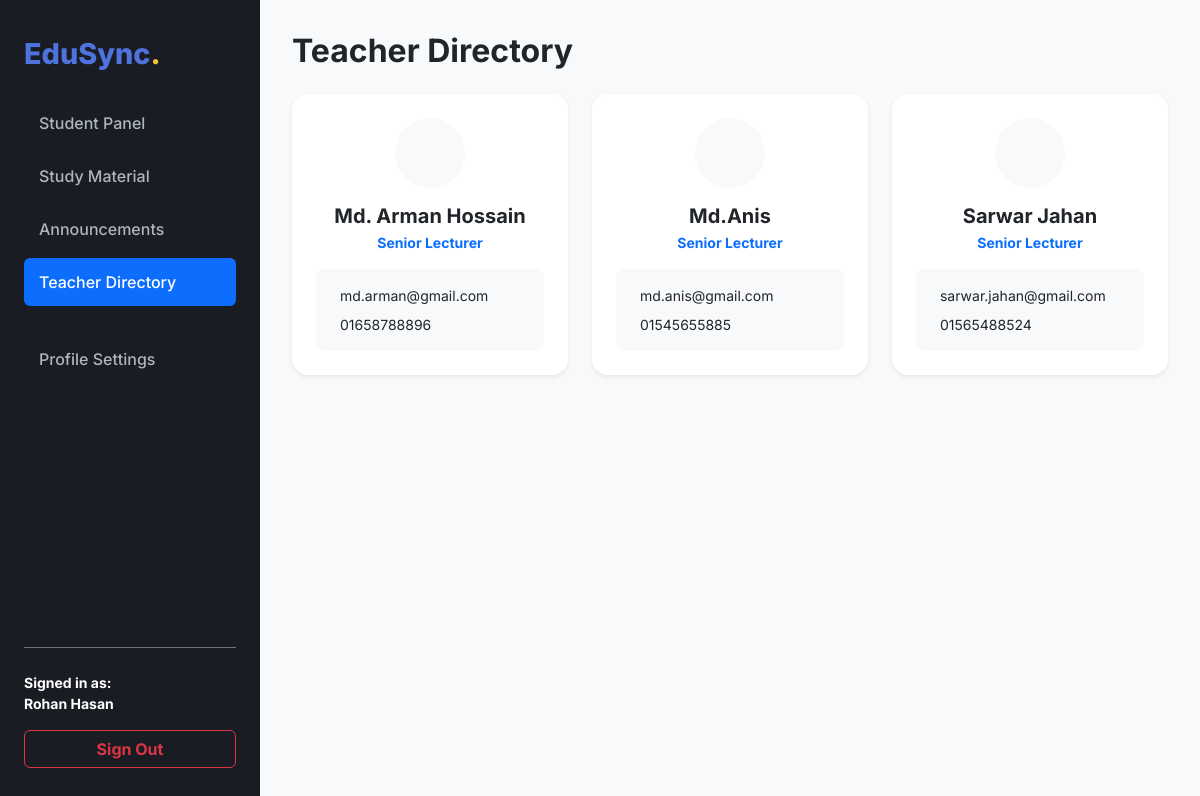
/student/teachers.php (signed in), run on the app's committed database.
### tables this page shows
CREATE TABLE `users` (
  `id` int(11) NOT NULL,
  `student_id` varchar(10) DEFAULT NULL,
  `name` varchar(100) NOT NULL,
  `email` varchar(100) NOT NULL,
  `phone` varchar(20) DEFAULT NULL,
  `password` varchar(255) NOT NULL,
  `role` enum('admin','principal','teacher','student') NOT NULL,
  `designation` varchar(100) DEFAULT NULL,
  `profile_pic` varchar(255) DEFAULT 'default.png',
  `class_name` varchar(50) DEFAULT NULL,
  `section` varchar(50) DEFAULT NULL,
  `created_at` timestamp NOT NULL DEFAULT current_timestamp()
);

### student/teachers.php (the view, shortened to what this page needs)
<?php
require_once '../config/db.php';
$teachers = $conn->query("SELECT name, email, phone, designation FROM users WHERE role = 'teacher' ORDER BY name ASC");
include '../includes/header.php';
?>
<div class="wrapper">
    <?php include '../includes/sidebar.php'; ?>
    <div class="main-content">
        <h2 class="fw-bold text-dark mb-4">Teacher Directory</h2>
        <div class="row g-4">
            <?php while($row = $teachers->fetch_assoc()): ?>
            <div class="col-md-4">
                <div class="card p-4 border-0 shadow-sm rounded-4 text-center">
                    <div class="bg-light rounded-circle mx-auto d-flex align-items-center justify-content-center mb-3" style="width: 70px; height: 70px;">
                    </div>
                    <h5 class="fw-bold mb-1"><?php echo $row['name']; ?></h5>
                    <p class="text-primary small fw-bold mb-3"><?php echo $row['designation'] ? $row['designation'] : 'Teacher'; ?></p>
                    <div class="text-start bg-light p-3 rounded-3 small">
                        <div class="mb-2"><i class="fa-solid fa-envelope text-muted me-2"></i> <?php echo $row['email']; ?></div>
                        <div><i class="fa-solid fa-phone text-muted me-2"></i> <?php echo $row['phone'] ? $row['phone'] : 'N/A'; ?></div>
                    </div>
                </div>
            </div>
            <?php endwhile; ?>
        </div>
    </div>
</div>
<?php include '../includes/footer.php'; ?>

### assets/css/style.css (style rules this page uses)
:root { --primary: #4e73df; --sidebar-bg: #1a1c23; --sidebar-hover: #2d303e; --bg-light: #f8f9fc; }
body { font-family: 'Inter', sans-serif; background-color: var(--bg-light); margin: 0; }
.wrapper { display: flex; min-height: 100vh; }
.main-content { flex: 1; margin-left: 260px; padding: 2rem; }

### data on the page
users: name "Md. Arman Hossain", designation "Senior Lecturer", email "md.arman@gmail.com", phone "01658788896"
users: name "Md.Anis", designation "Senior Lecturer", email "md.anis@gmail.com", phone "01545655885"
users: name "Sarwar Jahan", designation "Senior Lecturer", email "sarwar.jahan@gmail.com", phone "01565488524"

### other printed values
$user_name "Rohan Hasan"
